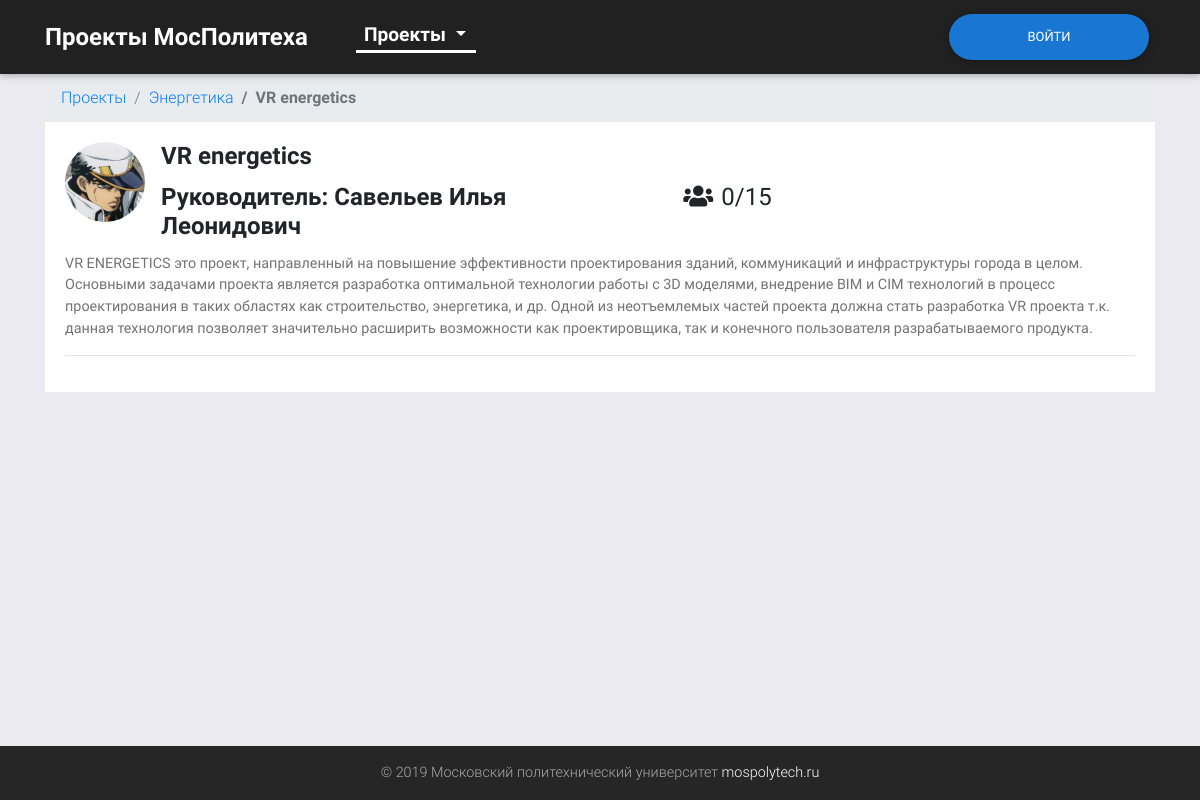
Before: /project/id-1 with the older database file.
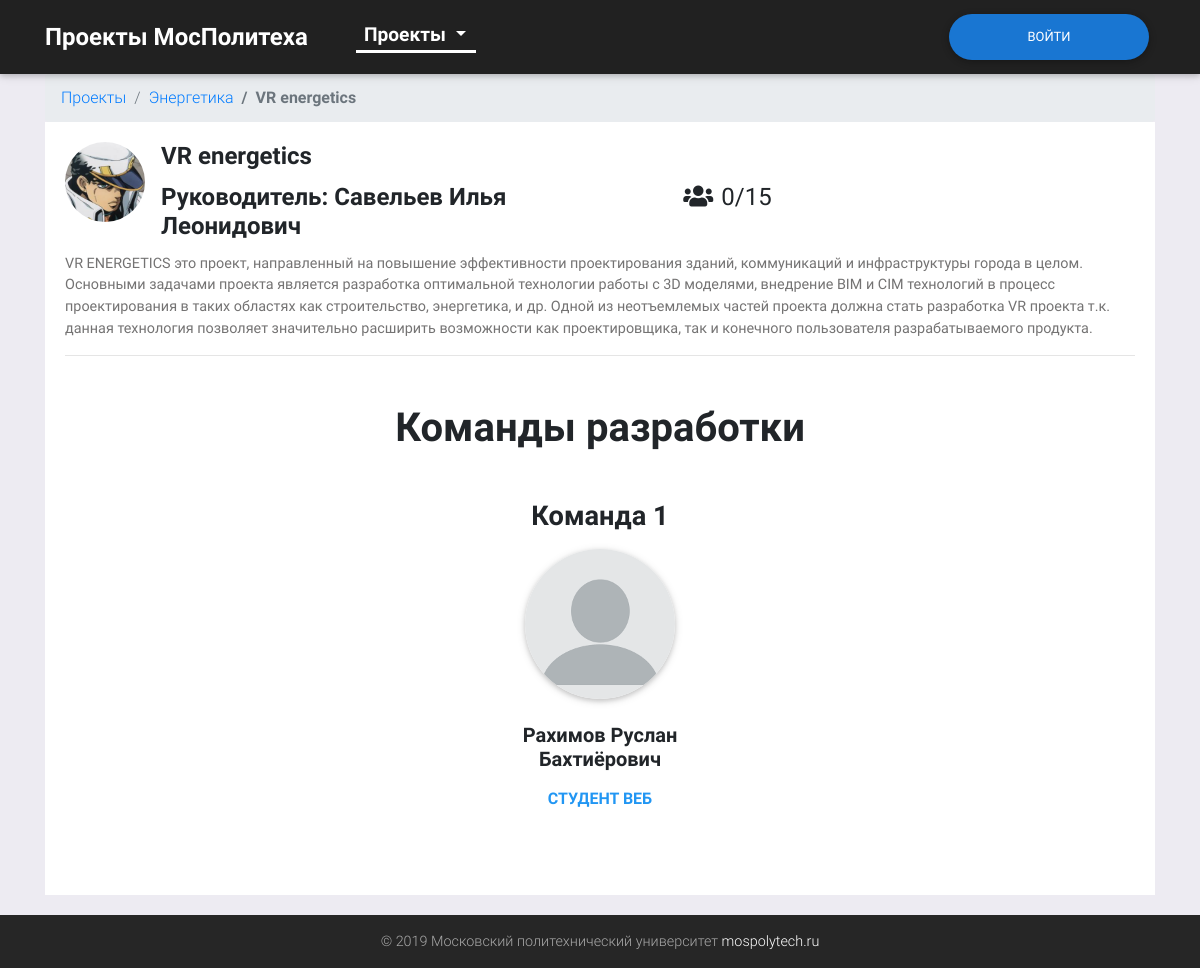
After: the same page with the newer database file.
### tables this page shows
CREATE TABLE `projects` (
  `id` int(10) unsigned NOT NULL AUTO_INCREMENT,
  `image` varchar(128) NOT NULL,
  `title` varchar(128) NOT NULL,
  `curator` varchar(255) NOT NULL,
  `description` mediumtext NOT NULL,
  `type` varchar(32) NOT NULL,
  `curator_id` int(11) unsigned NOT NULL,
  `criteria_sum` int(3) unsigned NOT NULL DEFAULT '0',
  `status` int(2) unsigned NOT NULL DEFAULT '0',
  `team/students` varchar(64) NOT NULL,
  `mes` int(5) unsigned NOT NULL DEFAULT '0',
  `timeCreated` timestamp NOT NULL DEFAULT CURRENT_TIMESTAMP,
  PRIMARY KEY (`id`)
);

CREATE TABLE `requests` (
  `id` int(10) unsigned NOT NULL AUTO_INCREMENT,
  `team` int(2) unsigned DEFAULT NULL,
  `app` int(2) unsigned NOT NULL DEFAULT '0',
  `user_id` int(11) NOT NULL,
  `project_id` int(11) NOT NULL,
  PRIMARY KEY (`id`)
);

CREATE TABLE `users` (
  `id` int(10) unsigned NOT NULL AUTO_INCREMENT,
  `login` mediumtext NOT NULL,
  `pswd` varchar(256) NOT NULL,
  `pic` varchar(50) NOT NULL,
  `type` varchar(16) DEFAULT NULL,
  `position` mediumtext,
  `project_type` varchar(32) DEFAULT NULL,
  `p_type_des` mediumtext,
  `name` varchar(64) NOT NULL,
  `surname` varchar(64) NOT NULL,
  `patronymic` varchar(64) DEFAULT NULL,
  PRIMARY KEY (`id`)
);

### config/routes.php (called while the page is built)
<?php
return array (
    'projects/search-(.*)/([ab][ab])/page-([0-9]+)' => 'home/index/$3/$2/$1',
    'projects/search-(.*)/page-([0-9]+)' => 'home/index/$2/no/$1/',
    'projects/search-(.*)/([ab][ab])' => 'home/index/1/$2/$1',
    'projects/search-(.*)' => 'home/index/1/no/$1',
    'projects/([а-яА-ЯЁёa-zA-Z]+)/([ab][ab])/page-([0-9]+)' => 'home/category/$1/$3/$2',
    'projects/([а-яА-ЯЁёa-zA-Z]+)/([ab][ab])' => 'home/category/$1/1/$2',
    'projects/([ab][ab])/page-([0-9]+)' => 'home/index/$2/$1',
    'projects/([а-яА-ЯЁёa-zA-Z]+)/page-([0-9]+)' => 'home/category/$1/$2',
    'projects/page-([0-9]+)' => 'home/index/$1',
    'page-([0-9]+)' => 'home/index/$1',
    'projects/([ab][ab])' => 'home/index/1/$1',
    'projects/([а-яА-ЯЁёa-zA-Z]+)' => 'home/category/$1',
    'projects' => 'home/index',
    'myprojectlist' => 'project/myProjects',
    'teammaking-id([0-9]+)' => 'project/teamMaking/$1',
    'projectTeam([0-9]+)' => 'project/projectTeam/$1',
    'profile/editProject/([0-9]+)' => 'project/edit/$1',
    'addCriteria-id([0-9]+)' => 'project/createCriteria/$1',
    'project/id-([0-9]+)' => 'project/index/$1',
    'profile/addProject' => 'profile/add',
    'profile/newtype' => 'profile/newtype',
    'profile/showaccs' => 'profile/showaccs',
    'profile/editacc/id([0-9]+)' => 'profile/accountEdit/2/$1',
    'profile/newacc' => 'profile/accountEdit/1',
    'profile' => 'profile/index',
    'login' => 'login/index',
    'logout' => 'login/logout',
    'notfound' => 'notfound/index',
    '' => 'home/index',
    );

### controllers/ProjectController.php (called while the page is built, shortened)
<?php
class ProjectController
{
    public function actionIndex($projectId)
    {
        $project = Project::getProjectById($projectId);
        $teams = explode ('/', $project['team/students']);
        $reqs = Project::getRequests($projectId);
        $app = 0;
        $app .= '/'.$teams[0]*$teams[1];
        if ($project['status'] > 1) {
            $shit = array();
            for($i = 0; $i < 3; $i++)
                $shit[$i] = 0;
            foreach($reqs as $req) {
                if ($req['app'] == 2 && isset($req['team'])) {
                    $shit[$req['team'] - 1]++;
                }
            }
        }
        require(ROOT.'/views/project/index.phtml');
        return true;
    }
}

### index.php (called while the page is built, shortened)
<?php
$router = new Router();
$router->run();

### models/Project.php (called while the page is built, shortened)
<?php
class Project
{
    public static function getProjectById($id)
    {
        $id = intval($id);
        $db = Db::getConnection();
        $result = $db->query('SELECT * FROM projects WHERE id=' . $id);
        $result->setFetchMode(PDO::FETCH_ASSOC);
        $project = $result->fetch();
        return $project;
    }
    public static function getRequests($id)
    {
        $db = Db::getConnection();
        $users = array();
        $sql = 'SELECT `requests`.`user_id`, `users`.`pic`, `users`.`surname`, `users`.`name`, `users`.`patronymic`, `users`.`position`, `requests`.`team`, `requests`.`app` FROM `requests`, `users` WHERE `requests`.`project_id` = :id AND `requests`.`user_id` = `users`.`id`';
        $result = $db->prepare($sql);
        $result->bindParam(':id', $id, PDO::PARAM_INT);
        $result->execute();
        $i = 0;
        while ($row = $result->fetch())
        {
            $users[$i]['id'] = $row['user_id'];
            $users[$i]['pic'] = $row['pic'];
            $users[$i]['surname'] = $row['surname'];
            $users[$i]['name'] = $row['name'];
            $users[$i]['patronymic'] = $row['patronymic'];
            $users[$i]['position'] = $row['position'];
            $users[$i]['team'] = $row['team'];
            $users[$i]['app'] = $row['app'];
            $i++;
        }
        return $users;
    }
}

### views/project/index.phtml (the view, shortened to what this page needs)
<?php $site = 'Проект'; include(ROOT.'/views/layouts/header.phtml'); ?>
<main class="flex-fill">
    <div class="container">
        <nav aria-label="breadcrumb">
            <ol class="breadcrumb">
                <li class="breadcrumb-item"><a href="/projects">Проекты</a></li>
                <li class="breadcrumb-item"><a href="/projects/<?php echo $project['type'].'">'.$project['type']; ?></a></li>
                <li class=" breadcrumb-item active"><?php echo $project['title']; ?></li>
            </ol>
        </nav>
        <div class="card">
            <div class="card-body">
                <div class="d-flex card-block-1">
                    <div class="view overlay mr-3 mb-2">
                        <img class="card-img-top rounded-circle" style="width: 80px; height: 80px;"
                            src="/temp/<?php echo $project['image']; ?>" alt="Card image cap">
                    </div>
                    <div>
                        <h4 class="card-title"><strong><?php echo $project['title']; ?></strong></h4>
                        <div class="row justify-content-between">
                            <h4 class="card-title col-lg-7 col-md-9"><strong>Руководитель:
                                    <?php echo $project['curator']; ?></strong></h4>
                            <h4 class="pr-5 pl-3" style="width: 200px;"><i class="fas fa-users" aria-hidden="true"
                                    style="padding-right: 8px;"></i><?php echo $app; ?></h4>
                        </div>
                    </div>
                </div>
                <p class="card-text"><?php echo $project['description']; ?></p>
                <hr>
                <?php if ($project['status'] > 1): ?>
                <?php for($i = 0; $i < $teams[0]; $i++):?>
                <?php foreach ($reqs as $req): ?>
                <?php if ($shit[$i] > 0): ?>
                <section class="team-section text-center my-5">
                    <h2 class="h1-responsive font-weight-bold my-5">Команды разработки</h2>
                    <h3 class="h3-responsive font-weight-bold my-3">Команда 1</h3>
                    <div class="row">
                        <?php if ($req['team'] == $i + 1): ?>
                        <div class="col-lg-3 col-md-6 mb-lg-0 mb-5">
                            <div class="avatar mx-auto">
                                <img src="/temp/<?php echo $req['pic']; ?>"
                                    class="rounded-circle z-depth-1" alt="Sample avatar">
                            </div>
                            <h5 class="font-weight-bold mt-4 mb-3"><?php echo $req['surname'].' '.$req['name'].' '.$req['patronymic']; ?></h5>
                            <p class="text-uppercase blue-text"><strong><?php echo $req['position']; ?></strong></p>
                        </div>
                        <?php endif; ?>
                    </div>
                </section>
                <?php endif; ?>
                <?php endforeach; ?>
                <?php endfor; ?>
                <?php endif; ?>
            </div>
        </div>
    </div>
</main>
<?php include(ROOT.'/views/layouts/footer.phtml'); ?>
</body>
</html>

### components/Router.php (shortened to what this page needs)
<?php
class Router
{
    private $routes;
    public function __construct()
    {
        $routesPath= ROOT.'/config/routes.php';
        $this->routes = include($routesPath);
    }
    private function getURI()
    {
        if (!empty($_SERVER['REQUEST_URI'])) {
            return trim($_SERVER['REQUEST_URI'], '/');
        }
    }
    public function run()
    {
        $uri = urldecode($this->getURI());
        foreach ($this->routes as $uriPattern => $path) {
            if (preg_match("~$uriPattern~", $uri)) {
                $internalRoute = preg_replace("~$uriPattern~", $path, $uri);
                $segments = explode('/', urldecode($internalRoute));
                $controllerName = array_shift($segments). 'Controller';
                $actionName = 'action' . ucfirst(array_shift($segments));
                $parameters = $segments;
                $controllerObject = new $controllerName;
                if (method_exists($controllerObject, $actionName)) {
                $result = call_user_func_array(array($controllerObject, $actionName), $parameters);}
                else
                {
                    self::ErrorPage404();
                }
                if ($result != null) {
                    break;
                }
            }
        }
    }
}
?>

### views/layouts/header.phtml (shortened to what this page needs)
<!DOCTYPE html>
<html lang="ru">
<head>
  <link rel="stylesheet" href="/template/fontawesome/css/all.min.css">
  <link href="/template/css/bootstrap.min.css" rel="stylesheet">
    <link href="/template/css/mdb.min.css" rel="stylesheet">
<link href="/template/css/main.css" rel="stylesheet">
<?php if ($site == 'Кабинет' || $site == 'Проект' || $site == 'Добавить Проект') echo '<link href="/template/css/project.css" rel="stylesheet">';
   ?>
</head>
    <body class="d-flex flex-column h-100">
<?php if ($site != 'Login'): ?>
  <header>
    <nav class="navbar navbar-expand-lg navbar-dark elegant-color-dark">
      <div class="container">
           <?php if (isset($_SESSION['user'])): ?>
                <div class="dropdown user-dropdown" style="align-self: flex-end;">
                    <button class="btn btn-primary dropdown-toggle btn-blue btn-rounded" type="button" id="dropdownMenu1" data-toggle="dropdown"
                    aria-haspopup="true" aria-expanded="false"><?php echo $_SESSION['user']['name'].' '.$_SESSION['user']['surname']; ?></button>
                    <div class="dropdown-menu dropdown-primary dropdown-user">
                        <?php if ($_SESSION['user']['type'] != 'student') echo '<a class="dropdown-item" href="/profile"><i class="fal fa-user-circle fa-lg" aria-hidden="true" style="padding-right: 8px;"></i>Личный кабинет</a>'; ?>
                        <?php if ($_SESSION['user']['type'] == 'leader' || $_SESSION['user']['type'] == 'curator' || $_SESSION['user']['type'] == 'expert')
                        	echo '<a class="dropdown-item" href="/myprojectlist"><i class="fas fa-file-alt fa-lg" aria-hidden="true" style="padding-right: 8px;"></i>Мои проекты</a>';
                        else if ($_SESSION['user']['type'] == 'student' && isset($_SESSION['user']['team']))
							echo '<a class="dropdown-item" href="/projectTeam'.$_SESSION['user']['team'].'"><i class="fas fa-file-alt fa-lg" aria-hidden="true" style="padding-right: 8px;"></i>Мой проект</a>'; ?>
                        <a class="dropdown-item" href="/logout"><i class="fas fa-power-off fa-lg" aria-hidden="true" style="padding-right: 8px;"></i>Выйти</a>
                    </div>
                </div>
            <?php else: ?>
                <a class="btn btn-primary btn-blue btn-rounded btn-login" href="/login" style="align-self: flex-end;" type="button">Войти</a>
            <?php endif; ?>
        <div class="collapse navbar-collapse" id="navbarSupportedContent-555">
          <a class="navbar-brand mr-5" href="/projects">Проекты МосПолитеха</a>
          <ul class="navbar-nav mt-lg-0">
            <li class="nav-item dropdown mr-4 mega-dropdown active">
                <a class="nav-link dropdown-toggle" id="navbarDropdownMenuLink2" data-toggle="dropdown"
                aria-haspopup="true" aria-expanded="false" href>Проекты
                </a>
          </ul>
        </div>
      </div>
    </nav>
  </header>
    <?php endif; ?>

### views/layouts/footer.phtml (shortened to what this page needs)
  <footer class="page-footer font-small">
  <div class="footer-copyright text-center py-3">© 2019 Московский политехнический университет
    <a href="http://mospolytech.ru/"> mospolytech.ru</a>
  </div>
</footer>

### template/css/main.css (style rules this page uses)
html, body { min-height: 100vh; position: relative; }
body { background-color: #edebf2; }
.nav-item { font-size: 1.2em; }
.navbar-brand, .active { font-weight: 600; }
.navbar-brand { font-size: 1.5em; }
.navbar.navbar-dark .navbar-nav .nav-item.active>.nav-link, .selected { background-color: transparent; padding: 0px 8px 0px 8px !important; margin: 8px 0px 8px 0px; border-bottom: 3px solid white; }
.user-dropdown, .btn-login { order: 10; word-wrap: normal; }
.btn-login { width: 200px; }
.row { justify-content: center; }
main { padding: 30px 0px 10px 0px; }
.card .view { height: 300px; }
.card .view.overlay { height: 100%; width: auto; max-height: 300px; }
.card .view img { display: block; margin-top: auto; margin-bottom: auto; }
.card { margin-bottom: 20px; }
.card-block-1 { flex-direction: column; }
@media screen and (min-width: 1000px) { .card-block-1 { flex-direction: row; } }
footer { background-color: #303030; color: white; }
@media screen and (min-width: 992px) and (max-width: 1200px) { .mega-dropdown { width: 120px; } }

### template/css/project.css (style rules this page uses)
main { padding: 0px; }
.breadcrumb { margin-bottom: 0px; }
.card .view.overlay { max-height: 100%; }
.card { box-shadow: none; -webkit-box-shadow: none; border-radius: 0; }

Changed rows visible on the page:
added requests: user.pic (picture), user.surname "Рахимов", user.name "Руслан", user.patronymic "Бахтиёрович", user.position "СТУДЕНТ ВЕБ"
